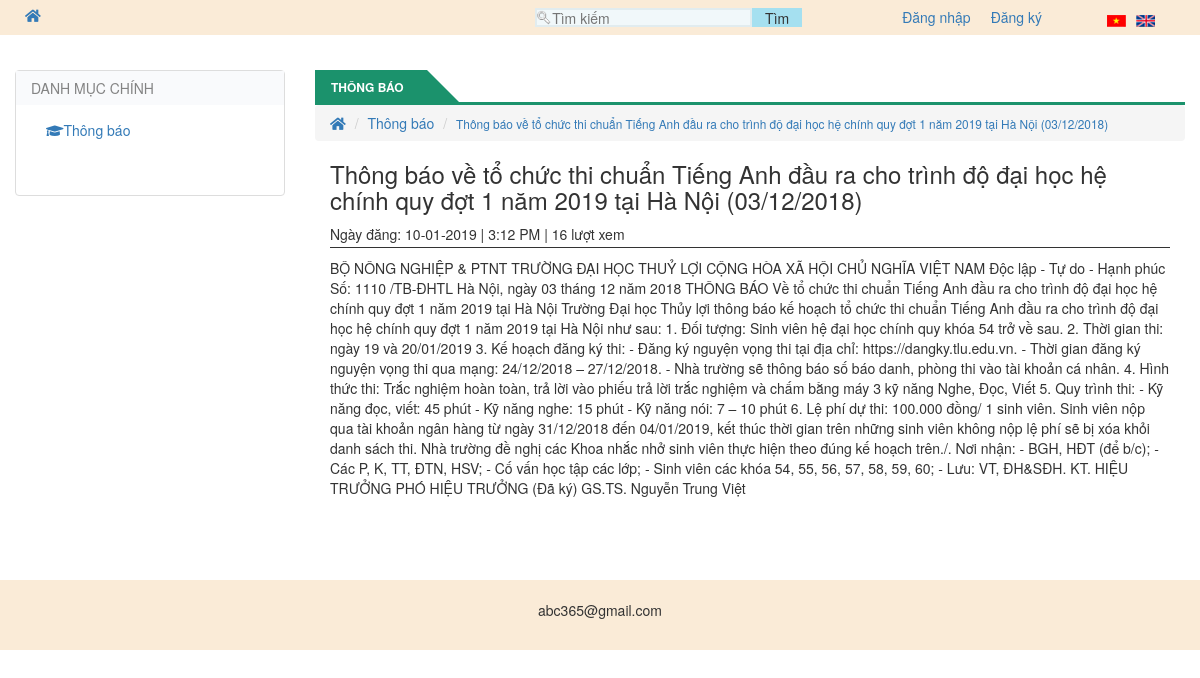
The app's page /code/baiviet.php?id=1 with its own data.
### tables this page shows
CREATE TABLE `baiviet` (
  `id` int(5) NOT NULL,
  `title` varchar(200) NOT NULL,
  `noidung` text NOT NULL,
  `view` int(5) NOT NULL,
  `status` int(1) NOT NULL,
  `ngaydang` date NOT NULL,
  `giodang` varchar(100) NOT NULL
);

### code/baiviet.php (the view, shortened to what this page needs)
<?php include('includes/header.php'); ?>
    <div class="container-fluid" style="margin-top:20px;">
        <div class="row">
            <div class="col-lg-3 col-md-3 col-sm-3 col-xs-3" id="left">
                <?php include('includes/box_left.php'); ?>
            </div>
            <?php
                if(isset($_GET['id']) && filter_var($_GET['id'],FILTER_VALIDATE_INT,array('min_range'=>1))){
                    $id=$_GET['id'];
                    $sql="SELECT * FROM baiviet WHERE id='$id'";
                    $query_a=mysqli_query($conn,$sql);
                    $dm_info=mysqli_fetch_assoc($query_a);
                    $sql3="SELECT * FROM baiviet WHERE id={$id}";
                    $query_a3=mysqli_query($conn,$sql3);
                    $dm_info3=mysqli_fetch_assoc($query_a3);
            ?>
            <div class="col-lg-9 col-md-9 col-sm-9 col-xs-9">
                <div class="box_center">
                    <div class="box_center_top">
                        <div class="box_center_top_l"><p>Thông báo</p></div>
                        <div class="box_center_top_r"></div>
                    </div>
                    <ul class="breadcrumb" style="margin-bottom:0px">
                        <li><a href="index.php" title="Trang chủ"><i class="fa fa-home"></i></a></li>
                        <li><a style="text-decoration:none" href="index.php" title="Thông báo">Thông báo</a></li>
                        <li><small><a style="text-decoration:none" href="baiviet.php?id=<?php echo $id; ?>" title="<?php echo $dm_info['title']; ?>"><?php echo $dm_info['title']; ?></a></small></li>
                    </ul>
                    <div class="container-fluid" style="">
                        <h3><?php echo $dm_info['title']; ?></h3>
                        <div id="time" style="border-bottom:1px solid;margin-bottom:5px;padding-bottom:3px">
                            <?php
                                $ng_dang=explode('-',$dm_info['ngaydang']);
                                $ngaydang_ct=$ng_dang[2].'-'.$ng_dang[1].'-'.$ng_dang[0];
                            ?>
                            Ngày đăng:&nbsp;<?php echo $ngaydang_ct; ?> | <?php echo $dm_info['giodang']; ?> | <?php echo $dm_info3['view']; ?> lượt xem
                        </div>
                        <div class="p" style="margin-top:10px">
                        <?php echo $dm_info['noidung']; ?>
                        </div>
                    </div>
                </div>
            </div>
        <?php }else{
                header('Location:index.php');
            }
        ?>
        </div>
    </div>
<?php include('includes/footer.php'); ?>

### code/css/btl.css (style rules this page uses)
* { margin: 0px; padding: 0px; }
body { width: 100%; }

### code/css/style.css (style rules this page uses)
.box_center { margin-top:15px; min-height: 490px; }
.box_center_top { border-bottom:3px solid #1b926c; }
.box_center_top_l { background:#1b926c; float:left; height:32px; }
.box_center_top_r { height:4px; width:0; float:left; border-left:32px solid #1b926c; border-top:32px solid transparent; }
.box_center_top_l p { display: block; line-height:35px; font-size:12px; font-weight:bold; color:#fff; text-transform: uppercase; padding-left:16px; padding-right:23px; }

### records on screen
baiviet: title "Thông báo về tổ chức thi chuẩn Tiếng Anh đầu ra cho trình độ đại học hệ chính quy đợt 1 năm 2019 tại Hà Nội (03/12/2018)", ngaydang "10-01-2019", giodang "3:12 PM", view "16", noidung "BỘ NÔNG NGHIỆP & PTNT TRƯỜNG ĐẠI HỌC THUỶ LỢI CỘNG HÒA XÃ HỘI CHỦ NGHĨA VIỆT NAM Độc lập - Tự do - Hạnh phúc Số: 1110 /TB-ĐHTL Hà Nội, ngày 03 tháng 12 năm 2018 THÔNG BÁO Về tổ chức thi chuẩn Tiếng Anh đầu ra cho trình độ đại học hệ chính quy đợt 1 năm 2019 tại Hà Nội Trường Đại học Thủy lợi thông báo kế hoạch tổ chức thi chuẩn Tiếng Anh đầu ra cho trình độ đại học hệ chính quy đợt 1 năm 2019 tại Hà Nội như sau: 1. Đối tượng: Sinh viên hệ đại học chính quy khóa 54 trở về sau. 2. Thời gian thi: ngày 19 và 20/01/2019 3. Kế hoạch đăng ký thi: - Đăng ký nguyện vọng thi tại địa chỉ: https://dangky.tlu.edu.vn. - Thời gian đăng ký nguyện vọng thi qua mạng: 24/12/2018 – 27/12/2018. - Nhà trường sẽ…"
